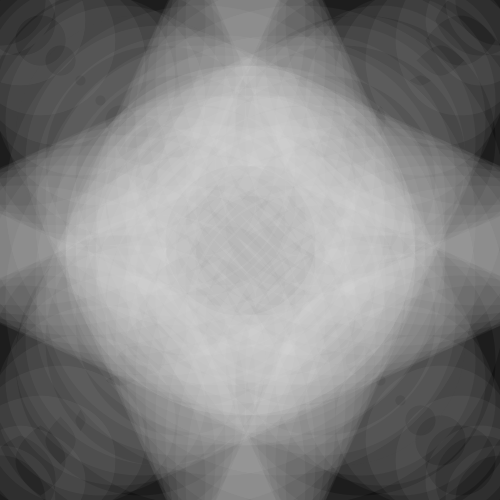
Frame 1 (no input)
Frame 60 (the mouse pressed at the canvas centre just before this capture): identical to frame 1, image omitted
Frame 120 (the mouse held since frame 60 and released just before this capture): identical to frame 1, image omitted

The Processing sketch that drew this single still picture (run headless with seeded random() and noise(); from frame 60 on, the mouse is pressed at the canvas centre):

// Processing sketch: processing_31832
// ── processing_31832.pde

int yo;
int bro;
int ho;
int low;
int blow = 0;
int go = 10;
int bro_yo_change = 20;
 
void setup(){
  size (500, 500);
  background (0, 0, 0);
   
   
        fill(0,0,0,blow);
        strokeWeight(100);
        stroke(250,250,250,go);
                 
        yo = 0;
        bro = 10;
        while(yo < 500){
        ellipse(yo,yo,bro,bro);
        bro = bro + bro_yo_change;
        yo = yo + bro_yo_change;
        }
         
                    fill(0,0,0,blow); 
              stroke(250,250,250,go);      
         
                    yo = 0;
                    bro = 10;
                    ho = 10;
                    low = 500;
                    while(yo < 500){
                    ellipse(yo,low,bro,ho);
                    bro = bro + bro_yo_change;
                    yo = yo + bro_yo_change;
                    ho = ho - bro_yo_change;
                    low = low - bro_yo_change;
                    }
             
             
            fill(0,0,0,blow);
         stroke(250,250,250,go);
         
            yo = 500;
            bro = 10;
            while(yo > 0){
            ellipse(yo, yo, bro, bro);
            bro = bro - bro_yo_change;
            yo = yo - bro_yo_change;
            }      
           
                                         
                     
                     
                           fill(0,0,0,blow);       
         stroke(250,250,250,go);
         
                            yo = 500;
                            bro = 10;
                            ho = 10;
                            low = 0;
                            while(yo > 0){
                            ellipse(yo,low,bro,ho);
                            bro = bro - bro_yo_change;
                            yo = yo - bro_yo_change;
                            ho = ho + bro_yo_change;
                            low = low + bro_yo_change;                   
                            }
                        
}
 
void draw(){
    
      
   
   
}
